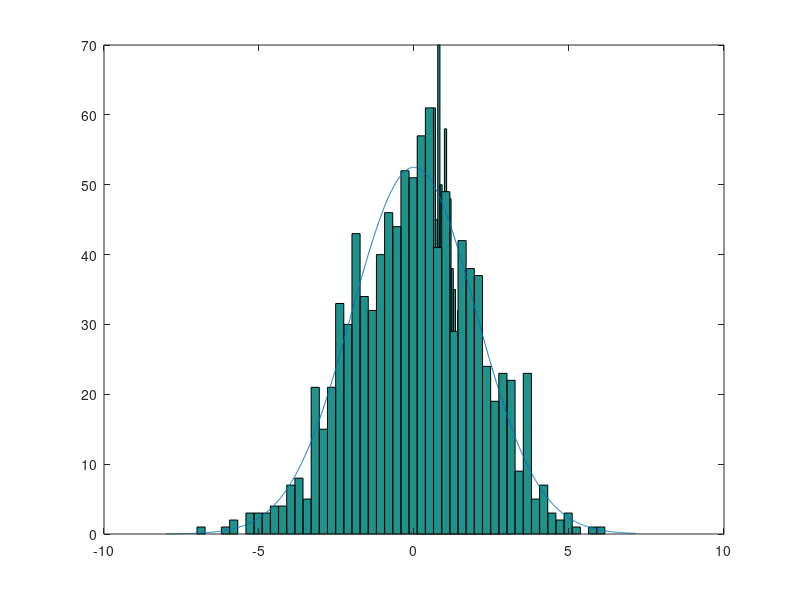

MATLAB code for this plot: (Note: this script raises an error after producing the figure.)
clc;clear; close all;
%Plotter copy and pasted from the Sethna hint website!
%Thank you James Sethna!
M = 1000;
N = 10;
Nbins = 50;
title=['Matrix eigenvalue difference histogram N=',num2str(N)]
% randn gives Gaussian random numbers; randn(N) generates a NxN matrix
% Mat' is the transpose

differences = zeros(M,1);	% Initialize array of differences
M11 = zeros(M,1);	% Initialize array of 11 entries

for m = 1:M
    Mat = randn(N);
    Ms = Mat + Mat';
    lambda = sort(eig(Ms));
    differences(m) = lambda(N/2+1)-lambda(N/2);
    M11(m) = Ms(1,1);
end

% Divide out by mean value of the splittings
diffAve = mean(differences);

hist(differences/diffAve,Nbins)
hold on;
hist(M11,Nbins)
hold on
x = min(M11)-1:0.01:max(M11)+1;
M11Range = max(M11)-min(M11)

sigma11 = 2;
y = (1/sqrt(2*pi*sigma11^2))*exp(-x.*x/(2*sigma11^2))
% Histogram multiplies height by number of entries, divides it by Nbins
normalization = M*M11Range/Nbins
fig=plot(x,normalization*y)
plotfinishier(title,'difference value','n',fig);
% Reset graphics so next curve is not overlayed on these two
hold off